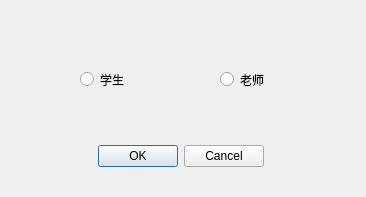
<?xml version="1.0" encoding="UTF-8"?>
<ui version="4.0">
 <class>Dialog</class>
 <widget class="QDialog" name="Dialog">
  <property name="geometry">
   <rect>
    <x>0</x>
    <y>0</y>
    <width>366</width>
    <height>197</height>
   </rect>
  </property>
  <property name="windowTitle">
   <string>Dialog</string>
  </property>
  <widget class="QDialogButtonBox" name="buttonBox">
   <property name="geometry">
    <rect>
     <x>10</x>
     <y>140</y>
     <width>341</width>
     <height>32</height>
    </rect>
   </property>
   <property name="orientation">
    <enum>Qt::Horizontal</enum>
   </property>
   <property name="standardButtons">
    <set>QDialogButtonBox::Cancel|QDialogButtonBox::Ok</set>
   </property>
   <property name="centerButtons">
    <bool>true</bool>
   </property>
  </widget>
  <widget class="QRadioButton" name="radioButton">
   <property name="geometry">
    <rect>
     <x>80</x>
     <y>70</y>
     <width>115</width>
     <height>19</height>
    </rect>
   </property>
   <property name="text">
    <string>学生</string>
   </property>
  </widget>
  <widget class="QRadioButton" name="radioButton_2">
   <property name="geometry">
    <rect>
     <x>220</x>
     <y>70</y>
     <width>115</width>
     <height>19</height>
    </rect>
   </property>
   <property name="text">
    <string>老师</string>
   </property>
  </widget>
 </widget>
 <resources/>
 <connections>
  <connection>
   <sender>buttonBox</sender>
   <signal>accepted()</signal>
   <receiver>Dialog</receiver>
   <slot>accept()</slot>
   <hints>
    <hint type="sourcelabel">
     <x>248</x>
     <y>254</y>
    </hint>
    <hint type="destinationlabel">
     <x>157</x>
     <y>274</y>
    </hint>
   </hints>
  </connection>
  <connection>
   <sender>buttonBox</sender>
   <signal>rejected()</signal>
   <receiver>Dialog</receiver>
   <slot>reject()</slot>
   <hints>
    <hint type="sourcelabel">
     <x>316</x>
     <y>260</y>
    </hint>
    <hint type="destinationlabel">
     <x>286</x>
     <y>274</y>
    </hint>
   </hints>
  </connection>
 </connections>
</ui>
